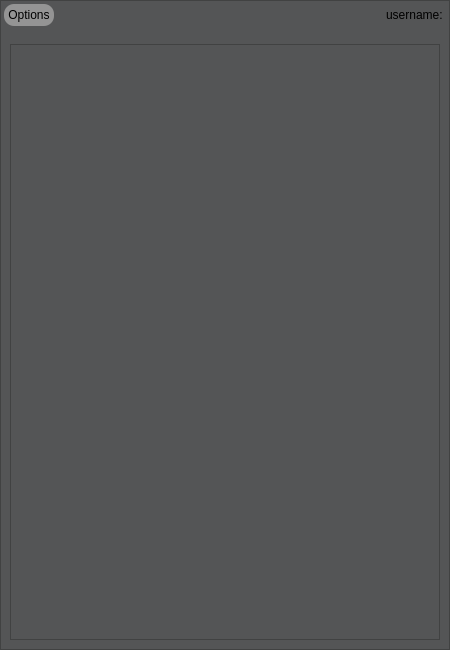
<?xml version="1.0" encoding="UTF-8"?>
<ui version="4.0">
 <class>Pong</class>
 <widget class="QMainWindow" name="Pong">
  <property name="geometry">
   <rect>
    <x>0</x>
    <y>0</y>
    <width>450</width>
    <height>650</height>
   </rect>
  </property>
  <property name="sizePolicy">
   <sizepolicy hsizetype="Minimum" vsizetype="Minimum">
    <horstretch>0</horstretch>
    <verstretch>0</verstretch>
   </sizepolicy>
  </property>
  <property name="minimumSize">
   <size>
    <width>450</width>
    <height>650</height>
   </size>
  </property>
  <property name="maximumSize">
   <size>
    <width>450</width>
    <height>650</height>
   </size>
  </property>
  <property name="windowTitle">
   <string>P2Pong</string>
  </property>
  <property name="styleSheet">
   <string notr="true">background-color: rgb(84, 85, 86);</string>
  </property>
  <widget class="QWidget" name="wCenterizer">
   <layout class="QVBoxLayout" name="verticalLayout">
    <property name="leftMargin">
     <number>0</number>
    </property>
    <property name="topMargin">
     <number>0</number>
    </property>
    <property name="rightMargin">
     <number>0</number>
    </property>
    <property name="bottomMargin">
     <number>0</number>
    </property>
    <item>
     <widget class="QFrame" name="frame">
      <property name="frameShape">
       <enum>QFrame::StyledPanel</enum>
      </property>
      <property name="frameShadow">
       <enum>QFrame::Plain</enum>
      </property>
      <layout class="QVBoxLayout" name="verticalLayout_4">
       <property name="leftMargin">
        <number>0</number>
       </property>
       <property name="topMargin">
        <number>0</number>
       </property>
       <property name="rightMargin">
        <number>0</number>
       </property>
       <property name="bottomMargin">
        <number>0</number>
       </property>
       <item>
        <widget class="DraggableWidget" name="wTopBar" native="true">
         <layout class="QHBoxLayout" name="topbar">
          <property name="spacing">
           <number>6</number>
          </property>
          <property name="leftMargin">
           <number>3</number>
          </property>
          <property name="topMargin">
           <number>3</number>
          </property>
          <property name="rightMargin">
           <number>3</number>
          </property>
          <property name="bottomMargin">
           <number>3</number>
          </property>
          <item>
           <widget class="QPushButton" name="btnOptions">
            <property name="sizePolicy">
             <sizepolicy hsizetype="Maximum" vsizetype="Fixed">
              <horstretch>0</horstretch>
              <verstretch>0</verstretch>
             </sizepolicy>
            </property>
            <property name="styleSheet">
             <string notr="true">#btnOptions {
	font: 9pt &quot;Segoe Script&quot;;
	background-color: rgb(148, 148, 148);
	padding: 4px;
	border-radius: 10px;
}
#btnOptions:pressed {
	background-color: rgb(120, 120, 120);
}</string>
            </property>
            <property name="text">
             <string>Options</string>
            </property>
           </widget>
          </item>
          <item>
           <widget class="QLabel" name="lUsername">
            <property name="layoutDirection">
             <enum>Qt::LeftToRight</enum>
            </property>
            <property name="styleSheet">
             <string notr="true">font: 9pt &quot;Segoe Script&quot;;</string>
            </property>
            <property name="text">
             <string>username: &lt;null&gt;</string>
            </property>
            <property name="alignment">
             <set>Qt::AlignRight|Qt::AlignTrailing|Qt::AlignVCenter</set>
            </property>
            <property name="margin">
             <number>5</number>
            </property>
           </widget>
          </item>
         </layout>
        </widget>
       </item>
       <item>
        <widget class="QStackedWidget" name="swWindowsStack">
         <property name="maximumSize">
          <size>
           <width>16777215</width>
           <height>16777215</height>
          </size>
         </property>
         <property name="currentIndex">
          <number>1</number>
         </property>
         <widget class="QWidget" name="pwMainMenu">
          <property name="maximumSize">
           <size>
            <width>16777215</width>
            <height>16777215</height>
           </size>
          </property>
          <layout class="QVBoxLayout" name="verticalLayout_2">
           <property name="spacing">
            <number>15</number>
           </property>
           <property name="sizeConstraint">
            <enum>QLayout::SetDefaultConstraint</enum>
           </property>
           <item>
            <widget class="QLabel" name="lTitle">
             <property name="enabled">
              <bool>true</bool>
             </property>
             <property name="sizePolicy">
              <sizepolicy hsizetype="Minimum" vsizetype="Fixed">
               <horstretch>0</horstretch>
               <verstretch>0</verstretch>
              </sizepolicy>
             </property>
             <property name="sizeIncrement">
              <size>
               <width>0</width>
               <height>0</height>
              </size>
             </property>
             <property name="styleSheet">
              <string notr="true">font: 700 72pt &quot;Segoe Script&quot;;</string>
             </property>
             <property name="text">
              <string>P2Pong</string>
             </property>
             <property name="scaledContents">
              <bool>false</bool>
             </property>
             <property name="alignment">
              <set>Qt::AlignCenter</set>
             </property>
             <property name="textInteractionFlags">
              <set>Qt::NoTextInteraction</set>
             </property>
            </widget>
           </item>
           <item>
            <widget class="QPushButton" name="btnGenCode">
             <property name="sizePolicy">
              <sizepolicy hsizetype="MinimumExpanding" vsizetype="Fixed">
               <horstretch>0</horstretch>
               <verstretch>0</verstretch>
              </sizepolicy>
             </property>
             <property name="maximumSize">
              <size>
               <width>414</width>
               <height>16777215</height>
              </size>
             </property>
             <property name="cursor">
              <cursorShape>PointingHandCursor</cursorShape>
             </property>
             <property name="styleSheet">
              <string notr="true">#btnGenCode {
	font: 24pt &quot;Segoe Script&quot;;
	background-color: rgb(148, 148, 148);
	padding: 10px;
	border-radius: 10px;
}
#btnGenCode:pressed {
	background-color: rgb(120, 120, 120);
}</string>
             </property>
             <property name="text">
              <string>Generate Code</string>
             </property>
            </widget>
           </item>
           <item>
            <layout class="QHBoxLayout" name="layCode">
             <property name="sizeConstraint">
              <enum>QLayout::SetMaximumSize</enum>
             </property>
             <item>
              <widget class="QLabel" name="lCode">
               <property name="sizePolicy">
                <sizepolicy hsizetype="Minimum" vsizetype="Preferred">
                 <horstretch>0</horstretch>
                 <verstretch>0</verstretch>
                </sizepolicy>
               </property>
               <property name="sizeIncrement">
                <size>
                 <width>0</width>
                 <height>0</height>
                </size>
               </property>
               <property name="contextMenuPolicy">
                <enum>Qt::NoContextMenu</enum>
               </property>
               <property name="styleSheet">
                <string notr="true">font: 36pt &quot;Segoe Script&quot;;</string>
               </property>
               <property name="text">
                <string/>
               </property>
               <property name="alignment">
                <set>Qt::AlignCenter</set>
               </property>
               <property name="textInteractionFlags">
                <set>Qt::LinksAccessibleByMouse|Qt::TextSelectableByMouse</set>
               </property>
              </widget>
             </item>
             <item>
              <widget class="QPushButton" name="btnCopyCode">
               <property name="sizePolicy">
                <sizepolicy hsizetype="Fixed" vsizetype="Fixed">
                 <horstretch>0</horstretch>
                 <verstretch>0</verstretch>
                </sizepolicy>
               </property>
               <property name="minimumSize">
                <size>
                 <width>100</width>
                 <height>100</height>
                </size>
               </property>
               <property name="sizeIncrement">
                <size>
                 <width>0</width>
                 <height>0</height>
                </size>
               </property>
               <property name="cursor">
                <cursorShape>PointingHandCursor</cursorShape>
               </property>
               <property name="toolTip">
                <string>&lt;html&gt;&lt;head/&gt;&lt;body&gt;&lt;p&gt;Copy Code&lt;/p&gt;&lt;/body&gt;&lt;/html&gt;</string>
               </property>
               <property name="autoFillBackground">
                <bool>false</bool>
               </property>
               <property name="styleSheet">
                <string notr="true">#btnCopyCode {
	image: url(:/copy-96.png);
	border: none;
	background-repeat: none;
}
#btnCopyCode:pressed {
	image: url(:/copy-clicked-96.png);
}</string>
               </property>
               <property name="text">
                <string/>
               </property>
               <property name="icon">
                <iconset>
                 <normaloff>copy-96.png</normaloff>copy-96.png</iconset>
               </property>
               <property name="iconSize">
                <size>
                 <width>96</width>
                 <height>96</height>
                </size>
               </property>
              </widget>
             </item>
            </layout>
           </item>
           <item>
            <layout class="QHBoxLayout" name="layInput">
             <property name="sizeConstraint">
              <enum>QLayout::SetDefaultConstraint</enum>
             </property>
             <item>
              <spacer name="horizontalSpacer">
               <property name="orientation">
                <enum>Qt::Horizontal</enum>
               </property>
               <property name="sizeHint" stdset="0">
                <size>
                 <width>40</width>
                 <height>20</height>
                </size>
               </property>
              </spacer>
             </item>
             <item>
              <widget class="AutoClipLineEdit" name="lineEdit">
               <property name="minimumSize">
                <size>
                 <width>210</width>
                 <height>0</height>
                </size>
               </property>
               <property name="maximumSize">
                <size>
                 <width>210</width>
                 <height>16777215</height>
                </size>
               </property>
               <property name="styleSheet">
                <string notr="true">font: 24pt &quot;Segoe Script&quot;;
border: 4px solid;
border-radius: 10px;
padding: 5px;
border-color: rgb(120, 120, 120);</string>
               </property>
               <property name="maxLength">
                <number>6</number>
               </property>
               <property name="frame">
                <bool>false</bool>
               </property>
               <property name="alignment">
                <set>Qt::AlignCenter</set>
               </property>
               <property name="placeholderText">
                <string>Code here</string>
               </property>
               <property name="clearButtonEnabled">
                <bool>true</bool>
               </property>
              </widget>
             </item>
             <item>
              <widget class="QPushButton" name="btnConnect">
               <property name="sizePolicy">
                <sizepolicy hsizetype="Fixed" vsizetype="Fixed">
                 <horstretch>0</horstretch>
                 <verstretch>0</verstretch>
                </sizepolicy>
               </property>
               <property name="sizeIncrement">
                <size>
                 <width>0</width>
                 <height>0</height>
                </size>
               </property>
               <property name="cursor">
                <cursorShape>PointingHandCursor</cursorShape>
               </property>
               <property name="mouseTracking">
                <bool>false</bool>
               </property>
               <property name="styleSheet">
                <string notr="true">#btnConnect {
	font: 24pt &quot;Segoe Script&quot;;
	background-color: rgb(148, 148, 148);
	padding: 10px;
	border-radius: 10px;
}
#btnConnect:pressed {
	background-color: rgb(120, 120, 120);
}</string>
               </property>
               <property name="text">
                <string>Connect</string>
               </property>
               <property name="iconSize">
                <size>
                 <width>16</width>
                 <height>16</height>
                </size>
               </property>
              </widget>
             </item>
             <item>
              <spacer name="horizontalSpacer_2">
               <property name="orientation">
                <enum>Qt::Horizontal</enum>
               </property>
               <property name="sizeHint" stdset="0">
                <size>
                 <width>40</width>
                 <height>20</height>
                </size>
               </property>
              </spacer>
             </item>
            </layout>
           </item>
          </layout>
         </widget>
         <widget class="QWidget" name="pwPongWindow">
          <layout class="QVBoxLayout" name="verticalLayout_3">
           <item>
            <widget class="PongView" name="pongView"/>
           </item>
          </layout>
         </widget>
        </widget>
       </item>
      </layout>
     </widget>
    </item>
   </layout>
  </widget>
 </widget>
 <customwidgets>
  <customwidget>
   <class>DraggableWidget</class>
   <extends>QWidget</extends>
   <header>draggablewidget.h</header>
   <container>1</container>
  </customwidget>
  <customwidget>
   <class>AutoClipLineEdit</class>
   <extends>QLineEdit</extends>
   <header>autocliplineedit.h</header>
  </customwidget>
  <customwidget>
   <class>PongView</class>
   <extends>QGraphicsView</extends>
   <header>pongview.h</header>
  </customwidget>
 </customwidgets>
 <tabstops>
  <tabstop>btnOptions</tabstop>
  <tabstop>pongView</tabstop>
  <tabstop>lineEdit</tabstop>
  <tabstop>btnConnect</tabstop>
  <tabstop>btnGenCode</tabstop>
  <tabstop>btnCopyCode</tabstop>
 </tabstops>
 <resources/>
 <connections>
  <connection>
   <sender>lineEdit</sender>
   <signal>returnPressed()</signal>
   <receiver>btnConnect</receiver>
   <slot>click()</slot>
   <hints>
    <hint type="sourcelabel">
     <x>189</x>
     <y>551</y>
    </hint>
    <hint type="destinationlabel">
     <x>325</x>
     <y>560</y>
    </hint>
   </hints>
  </connection>
 </connections>
</ui>
